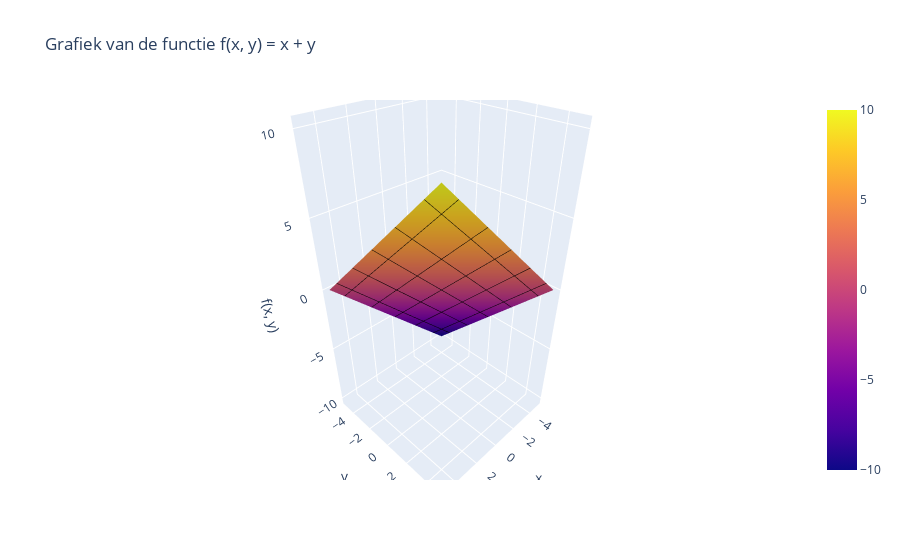

The notebook cell saved with this chart:
### Markdown cell above
Als je de grafiek van de functie $f(x,y)$ wilt bekijken, heb je 3 dimensies nodig. De x-as en y-as representeren de input, de z-as de output. We gebruiken plotly om een interactieve visualisatie hiervan te maken. (bron: https://plotly.com/python/3d-surface-plots/)

### Code cell
# Maak een grid van alle x, y waarden op een interval van -5 tot 5
x = np.linspace(-5, 5, 100)
y = np.linspace(-5, 5, 100)
X, Y = np.meshgrid(x, y)

#bereken z = f(x, y) voor alle x, y
z = f(X, Y)

fig = go.Figure(
    data = go.Surface(
        x=X,
        y=Y,
        z=z,
        contours={
            "x": {"show": True, "color":"black", "width": 1},
            "y": {"show": True, "color":"black", "width": 1},
            "z": {"show": False}
        }
    )
)

fig.update_layout(
    title = "Grafiek van de functie f(x, y) = x + y",
    scene = dict(
        xaxis_title='x',
        yaxis_title='y',
        zaxis_title='f(x, y)',
    )
)

fig.show()

### Figure 1 — Plotly figure (JSON) as saved in the notebook; plotly's stock layout.template omitted (floating-point values rounded to 4 significant figures; data arrays with more than 128 entries replaced by an {"elided": "..."} marker saying what was removed)
{"data": [{"contours": {"x": {"color": "black", "show": true, "width": 1}, "y": {"color": "black", "show": true, "width": 1}, "z": {"show": false}}, "type": "surface", "x": {"elided": "100x100 float values"}, "y": {"elided": "100x100 float values"}, "z": {"elided": "100x100 float values"}}], "layout": {"scene": {"xaxis": {"title": {"text": "x"}}, "yaxis": {"title": {"text": "y"}}, "zaxis": {"title": {"text": "f(x, y)"}}}, "title": {"text": "Grafiek van de functie f(x, y) = x + y"}}}
